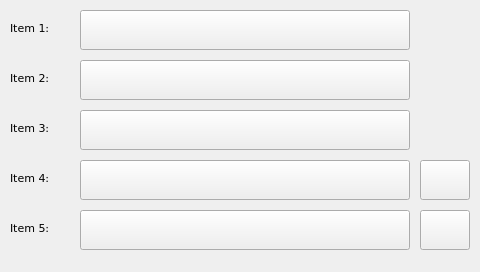
<?xml version="1.0" encoding="UTF-8"?>
<ui version="4.0">
 <class>page400</class>
 <widget class="QWidget" name="page400">
  <property name="geometry">
   <rect>
    <x>0</x>
    <y>0</y>
    <width>480</width>
    <height>272</height>
   </rect>
  </property>
  <property name="minimumSize">
   <size>
    <width>480</width>
    <height>272</height>
   </size>
  </property>
  <property name="maximumSize">
   <size>
    <width>480</width>
    <height>272</height>
   </size>
  </property>
  <property name="windowTitle">
   <string notr="true">page400</string>
  </property>
  <property name="styleSheet">
   <string notr="true">QWidget#page400
{
}</string>
  </property>
  <widget class="QLabel" name="label_1">
   <property name="geometry">
    <rect>
     <x>10</x>
     <y>20</y>
     <width>60</width>
     <height>16</height>
    </rect>
   </property>
   <property name="font">
    <font>
     <family>DejaVu Sans</family>
     <pointsize>8</pointsize>
    </font>
   </property>
   <property name="text">
    <string>Item 1:</string>
   </property>
  </widget>
  <widget class="ATCMbutton" name="atcmButton_1">
   <property name="geometry">
    <rect>
     <x>80</x>
     <y>10</y>
     <width>330</width>
     <height>40</height>
    </rect>
   </property>
   <property name="font">
    <font>
     <family>DejaVu Sans</family>
     <pointsize>8</pointsize>
    </font>
   </property>
   <property name="toolTip">
    <string/>
   </property>
   <property name="whatsThis">
    <string>ATCMbutton widget</string>
   </property>
   <property name="pageName">
    <string notr="true"/>
   </property>
   <property name="statusvar">
    <string notr="true"/>
   </property>
   <property name="viewStatus">
    <bool>false</bool>
   </property>
   <property name="visibilityVar">
    <string notr="true"/>
   </property>
   <property name="text">
    <string/>
   </property>
   <property name="pressText">
    <string/>
   </property>
   <property name="borderWidth">
    <number>0</number>
   </property>
   <property name="borderRadius">
    <number>0</number>
   </property>
   <property name="apparence">
    <enum>QFrame::Raised</enum>
   </property>
  </widget>
  <widget class="ATCMbutton" name="atcmButton_2">
   <property name="geometry">
    <rect>
     <x>80</x>
     <y>60</y>
     <width>330</width>
     <height>40</height>
    </rect>
   </property>
   <property name="font">
    <font>
     <family>DejaVu Sans</family>
     <pointsize>8</pointsize>
    </font>
   </property>
   <property name="toolTip">
    <string/>
   </property>
   <property name="whatsThis">
    <string>ATCMbutton widget</string>
   </property>
   <property name="pageName">
    <string notr="true"/>
   </property>
   <property name="statusvar">
    <string notr="true"/>
   </property>
   <property name="viewStatus">
    <bool>false</bool>
   </property>
   <property name="visibilityVar">
    <string notr="true"/>
   </property>
   <property name="text">
    <string/>
   </property>
   <property name="pressText">
    <string/>
   </property>
   <property name="borderWidth">
    <number>0</number>
   </property>
   <property name="borderRadius">
    <number>0</number>
   </property>
   <property name="apparence">
    <enum>QFrame::Raised</enum>
   </property>
  </widget>
  <widget class="QLabel" name="label_2">
   <property name="geometry">
    <rect>
     <x>10</x>
     <y>70</y>
     <width>60</width>
     <height>16</height>
    </rect>
   </property>
   <property name="font">
    <font>
     <family>DejaVu Sans</family>
     <pointsize>8</pointsize>
    </font>
   </property>
   <property name="text">
    <string>Item 2:</string>
   </property>
  </widget>
  <widget class="ATCMbutton" name="atcmButton_3">
   <property name="geometry">
    <rect>
     <x>80</x>
     <y>110</y>
     <width>330</width>
     <height>40</height>
    </rect>
   </property>
   <property name="font">
    <font>
     <family>DejaVu Sans</family>
     <pointsize>8</pointsize>
    </font>
   </property>
   <property name="toolTip">
    <string/>
   </property>
   <property name="whatsThis">
    <string>ATCMbutton widget</string>
   </property>
   <property name="pageName">
    <string notr="true"/>
   </property>
   <property name="statusvar">
    <string notr="true"/>
   </property>
   <property name="viewStatus">
    <bool>false</bool>
   </property>
   <property name="visibilityVar">
    <string notr="true"/>
   </property>
   <property name="text">
    <string/>
   </property>
   <property name="pressText">
    <string/>
   </property>
   <property name="borderWidth">
    <number>0</number>
   </property>
   <property name="borderRadius">
    <number>0</number>
   </property>
   <property name="apparence">
    <enum>QFrame::Raised</enum>
   </property>
  </widget>
  <widget class="QLabel" name="label_3">
   <property name="geometry">
    <rect>
     <x>10</x>
     <y>120</y>
     <width>60</width>
     <height>16</height>
    </rect>
   </property>
   <property name="font">
    <font>
     <family>DejaVu Sans</family>
     <pointsize>8</pointsize>
    </font>
   </property>
   <property name="text">
    <string>Item 3:</string>
   </property>
  </widget>
  <widget class="ATCMbutton" name="atcmButton_4">
   <property name="geometry">
    <rect>
     <x>80</x>
     <y>160</y>
     <width>330</width>
     <height>40</height>
    </rect>
   </property>
   <property name="font">
    <font>
     <family>DejaVu Sans</family>
     <pointsize>8</pointsize>
    </font>
   </property>
   <property name="toolTip">
    <string/>
   </property>
   <property name="whatsThis">
    <string>ATCMbutton widget</string>
   </property>
   <property name="pageName">
    <string notr="true"/>
   </property>
   <property name="statusvar">
    <string notr="true"/>
   </property>
   <property name="viewStatus">
    <bool>false</bool>
   </property>
   <property name="visibilityVar">
    <string notr="true"/>
   </property>
   <property name="text">
    <string/>
   </property>
   <property name="pressText">
    <string/>
   </property>
   <property name="borderWidth">
    <number>0</number>
   </property>
   <property name="borderRadius">
    <number>0</number>
   </property>
   <property name="apparence">
    <enum>QFrame::Raised</enum>
   </property>
  </widget>
  <widget class="QLabel" name="label_4">
   <property name="geometry">
    <rect>
     <x>10</x>
     <y>170</y>
     <width>60</width>
     <height>16</height>
    </rect>
   </property>
   <property name="font">
    <font>
     <family>DejaVu Sans</family>
     <pointsize>8</pointsize>
    </font>
   </property>
   <property name="text">
    <string>Item 4:</string>
   </property>
  </widget>
  <widget class="ATCMbutton" name="atcmButton_5">
   <property name="geometry">
    <rect>
     <x>80</x>
     <y>210</y>
     <width>330</width>
     <height>40</height>
    </rect>
   </property>
   <property name="font">
    <font>
     <family>DejaVu Sans</family>
     <pointsize>8</pointsize>
    </font>
   </property>
   <property name="toolTip">
    <string/>
   </property>
   <property name="whatsThis">
    <string>ATCMbutton widget</string>
   </property>
   <property name="pageName">
    <string notr="true"/>
   </property>
   <property name="statusvar">
    <string notr="true"/>
   </property>
   <property name="viewStatus">
    <bool>false</bool>
   </property>
   <property name="visibilityVar">
    <string notr="true"/>
   </property>
   <property name="text">
    <string/>
   </property>
   <property name="pressText">
    <string/>
   </property>
   <property name="borderWidth">
    <number>0</number>
   </property>
   <property name="borderRadius">
    <number>0</number>
   </property>
   <property name="apparence">
    <enum>QFrame::Raised</enum>
   </property>
  </widget>
  <widget class="QLabel" name="label_5">
   <property name="geometry">
    <rect>
     <x>10</x>
     <y>220</y>
     <width>60</width>
     <height>16</height>
    </rect>
   </property>
   <property name="font">
    <font>
     <family>DejaVu Sans</family>
     <pointsize>8</pointsize>
    </font>
   </property>
   <property name="text">
    <string>Item 5:</string>
   </property>
  </widget>
  <widget class="ATCMbutton" name="atcmButtonBack">
   <property name="geometry">
    <rect>
     <x>420</x>
     <y>210</y>
     <width>50</width>
     <height>40</height>
    </rect>
   </property>
   <property name="font">
    <font>
     <family>DejaVu Sans</family>
     <pointsize>8</pointsize>
    </font>
   </property>
   <property name="toolTip">
    <string/>
   </property>
   <property name="whatsThis">
    <string>ATCMbutton widget</string>
   </property>
   <property name="pageName">
    <string notr="true">HOME</string>
   </property>
   <property name="statusvar">
    <string notr="true"/>
   </property>
   <property name="viewStatus">
    <bool>false</bool>
   </property>
   <property name="visibilityVar">
    <string notr="true"/>
   </property>
   <property name="text">
    <string/>
   </property>
   <property name="pressText">
    <string/>
   </property>
   <property name="icon">
    <iconset resource="systemicons.qrc">
     <normaloff>:/systemicons/Go_back.png</normaloff>:/systemicons/Go_back.png</iconset>
   </property>
   <property name="borderWidth">
    <number>0</number>
   </property>
   <property name="borderRadius">
    <number>0</number>
   </property>
   <property name="apparence">
    <enum>QFrame::Raised</enum>
   </property>
  </widget>
  <widget class="ATCMbutton" name="atcmButton_SaveList">
   <property name="geometry">
    <rect>
     <x>420</x>
     <y>160</y>
     <width>50</width>
     <height>40</height>
    </rect>
   </property>
   <property name="font">
    <font>
     <family>DejaVu Sans</family>
     <pointsize>8</pointsize>
    </font>
   </property>
   <property name="toolTip">
    <string/>
   </property>
   <property name="whatsThis">
    <string>ATCMbutton widget</string>
   </property>
   <property name="pageName">
    <string notr="true"/>
   </property>
   <property name="statusvar">
    <string notr="true"/>
   </property>
   <property name="viewStatus">
    <bool>false</bool>
   </property>
   <property name="visibilityVar">
    <string notr="true"/>
   </property>
   <property name="text">
    <string/>
   </property>
   <property name="pressText">
    <string/>
   </property>
   <property name="icon">
    <iconset resource="systemicons.qrc">
     <normaloff>:/systemicons/Save.png</normaloff>:/systemicons/Save.png</iconset>
   </property>
   <property name="borderWidth">
    <number>0</number>
   </property>
   <property name="borderRadius">
    <number>0</number>
   </property>
   <property name="apparence">
    <enum>QFrame::Raised</enum>
   </property>
  </widget>
 </widget>
 <customwidgets>
  <customwidget>
   <class>ATCMbutton</class>
   <extends>QPushButton</extends>
   <header>atcmplugin.h</header>
  </customwidget>
 </customwidgets>
 <resources>
  <include location="systemicons.qrc"/>
 </resources>
 <connections>
  <connection>
   <sender>atcmButtonBack</sender>
   <signal>newPage(const char*,bool)</signal>
   <receiver>page400</receiver>
   <slot>goto_page(const char*,bool)</slot>
   <hints>
    <hint type="sourcelabel">
     <x>20</x>
     <y>20</y>
    </hint>
    <hint type="destinationlabel">
     <x>20</x>
     <y>20</y>
    </hint>
   </hints>
  </connection>
 </connections>
 <slots>
  <slot>goto_page(const char*,bool)</slot>
 </slots>
</ui>
